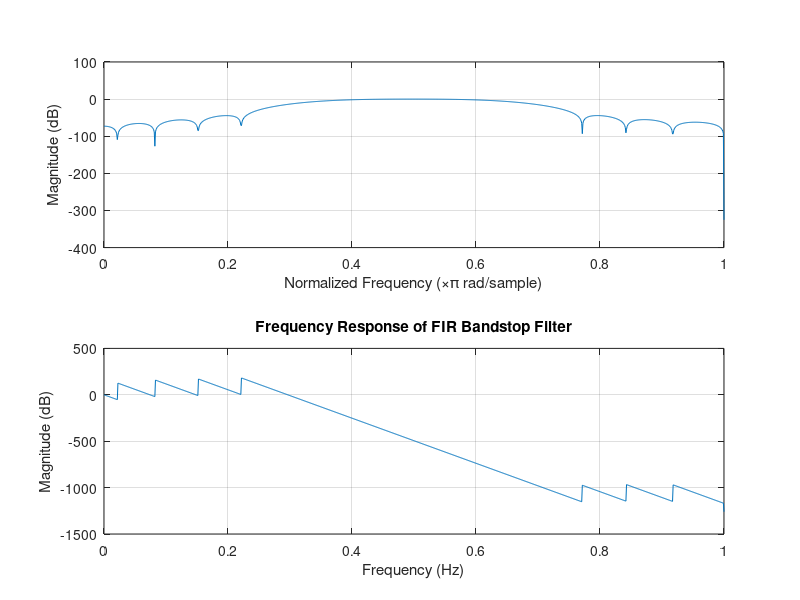

Recreate this plot in MATLAB.
% 设计参数
w1s = 0.4 * pi;
w1p = 0.3 * pi;
w2p = 0.7 * pi;
w2s = 0.6 * pi;
Rp = 0.25;  % dB
As = 40;    % dB

% 计算通带和阻带的截止频率
wc1 = sqrt(w1s * w1p);
wc2 = sqrt(w2s * w2p);

% 计算通带和阻带的宽度
bw1 = w1p - w1s;
bw2 = w2p - w2s;

% 计算阶数
N = ceil(As / (6.02 * Rp));

% 设计滤波器
b = fir1(N, [wc1, wc2]/pi, 'bandpass', hann(N+1));

% 频率响应
freqz(b, 1, 1024);

% 画图
title('Frequency Response of FIR Bandstop Filter');
xlabel('Frequency (Hz)');
ylabel('Magnitude (dB)');
grid on;
